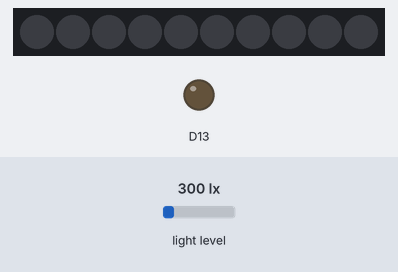
Bench run of a sketch on a simulated Adafruit Circuit Playground Express. On the bench: 10 RGB LEDs in strip order, left to right, output pins drawn as LEDs (lit = HIGH). The inputs (shaded band) are chosen by the test bench; at power-on: light level 300 lx. Dim RGB values are drawn brighter than linear.

Above: at 1.2 s.
1.3 s: light level set to 40 lx
At 2.4 s:
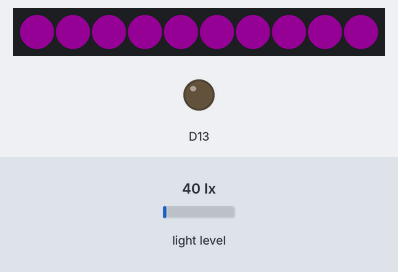
4.3 s: light level set to 120 lx
7.3 s: light level set to 500 lx
At 7.6 s:
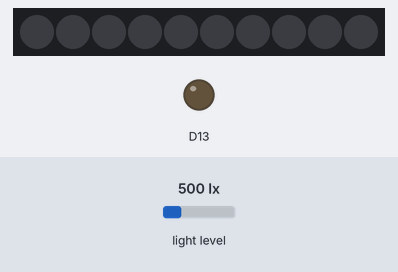
8.8 s: light level set to 30 lx
At 9.3 s:
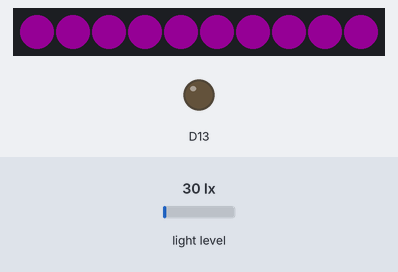
11.8 s: light level set to 1000 lx
At 12.5 s:
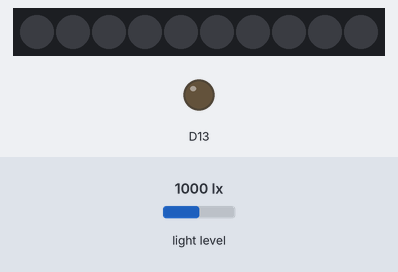
13.3 s: light level set to 80 lx
At 13.9 s:
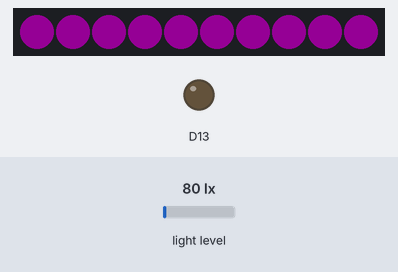
Timing chart, 0 to 16.3 s (numbered marks = the images above; inputs shaded):
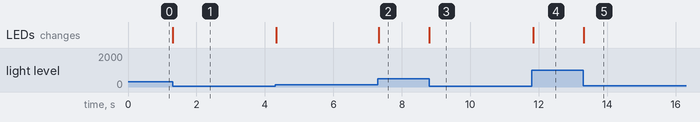

Measured:
- after the input at 1.3 s, the LEDs: change at once (image 1)
- after the input at 7.3 s, the LEDs: change at once (image 2)
- after the input at 8.8 s, the LEDs: change at once (image 3)
- after the input at 11.8 s, the LEDs: change at once (image 4)
- after the input at 13.3 s, the LEDs: change at once (image 5)

The sketch:

devoir_part1.ino
```cpp
#include <Adafruit_CircuitPlayground.h>

void setup() {
  CircuitPlayground.begin();

}

int seuilMin = 50; // sombre faible
int seuilMax = 100; // sombre intense
int luminosite = 0; // pour l'intensité de lumière

void loop() {
  CircuitPlayground.clearPixels();
  luminosite = CircuitPlayground.lightSensor();
  for (int i = 0; i < 10; i++) {
    if (luminosite < seuilMin){
      CircuitPlayground.setPixelColor(i, 255, 0, 255);
    } else if (luminosite < seuilMax){
      CircuitPlayground.setPixelColor(i, 30, 0, 30);
    } else {
      CircuitPlayground.setPixelColor(i, 0, 0, 0);
    }
  }
}

/*
* Une veilleuse automatique qui utilise le capteur de lumière. l'orsqu'il fait très sombre, elle produit un éclairage violet intense
* Lorsqu'il fait un peu sombre, l'éclairage est plus faible.
* Quand il y a suffisamment de lumière, elle s'éteint.
* Les deux seuils permettent de choisir la réaction selon la luminosité détectée.
*/
```
